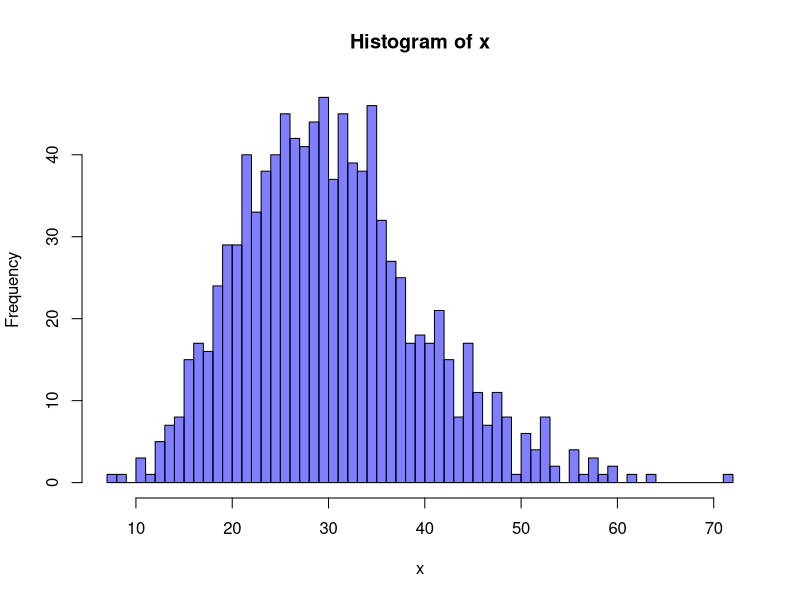
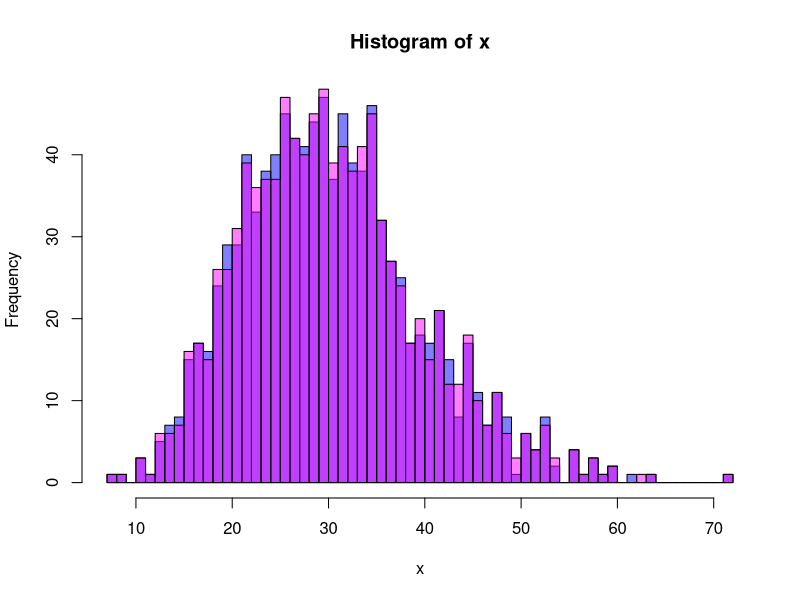
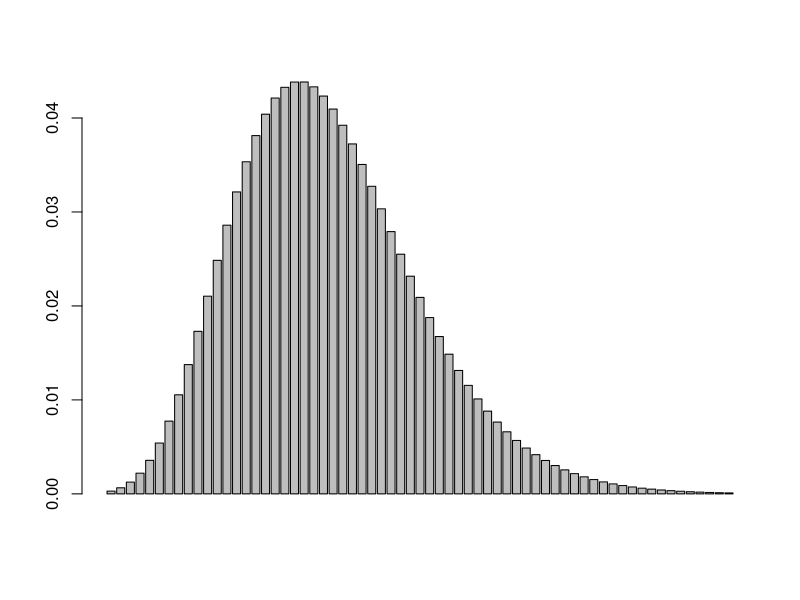

Generate these figures, in order, with R:
## ---- chunk 1
knitr::opts_chunk$set(echo = TRUE)
## ---- chunk 2
chisq.test(c(10,15,22,28))
## ---- chunk 3
null.probs = c(1/6,1/6,1/3,1/3)
freqs = c(10,15,22,28)
chisq.test(freqs, p=null.probs) ## must label p, it's not the second option. 
## ---- chunk 4
new_freq = c(10,15,22,28)
old_freq <- c(20,16,18,9)
chisq.test(new_freq, p=old_freq/sum(old_freq))
## ---- chunk 5
new_freq = c(10,15,22,28)
old_freq <- c(20,16,18,9)
chisq.test(new_freq, p=old_freq, rescale.p = TRUE)
## ---- chunk 6
num_of_samples = 1000
x <- rgamma(num_of_samples, shape = 10, scale = 3)
hist(x, breaks = 50, col = rgb(0,0,1,0.5))
## ---- chunk 7
hist(x, breaks = 50, col = rgb(0,0,1,0.5))
x <- x + rnorm(length(x), mean=0, sd = .1) # add jitter
p1 <- hist(x, breaks = 50, col = rgb(1,0,1,0.5), add = T)
## ---- chunk 8
## uncomment line 1 before running for the first time
## install.packages("zoo")
library('zoo')
breaks_cdf <- pgamma(p1$breaks, shape=10, scale=3)
(null.probs <- rollapply(breaks_cdf, 2, function(x) x[2]-x[1]))
## ---- chunk 9
barplot(null.probs)
## ---- chunk 10
chisq.test(p1$counts, p=null.probs, rescale.p=TRUE)
## ---- chunk 11
chisq.test(p1$counts, p=null.probs, rescale.p=TRUE, simulate.p.value=TRUE)
## ---- chunk 12
x <- rgamma(num_of_samples, shape = 10, scale = 3)
y <- x + rnorm(length(x), mean=0, sd = .1) # add jitter
ks.test(x,y)
